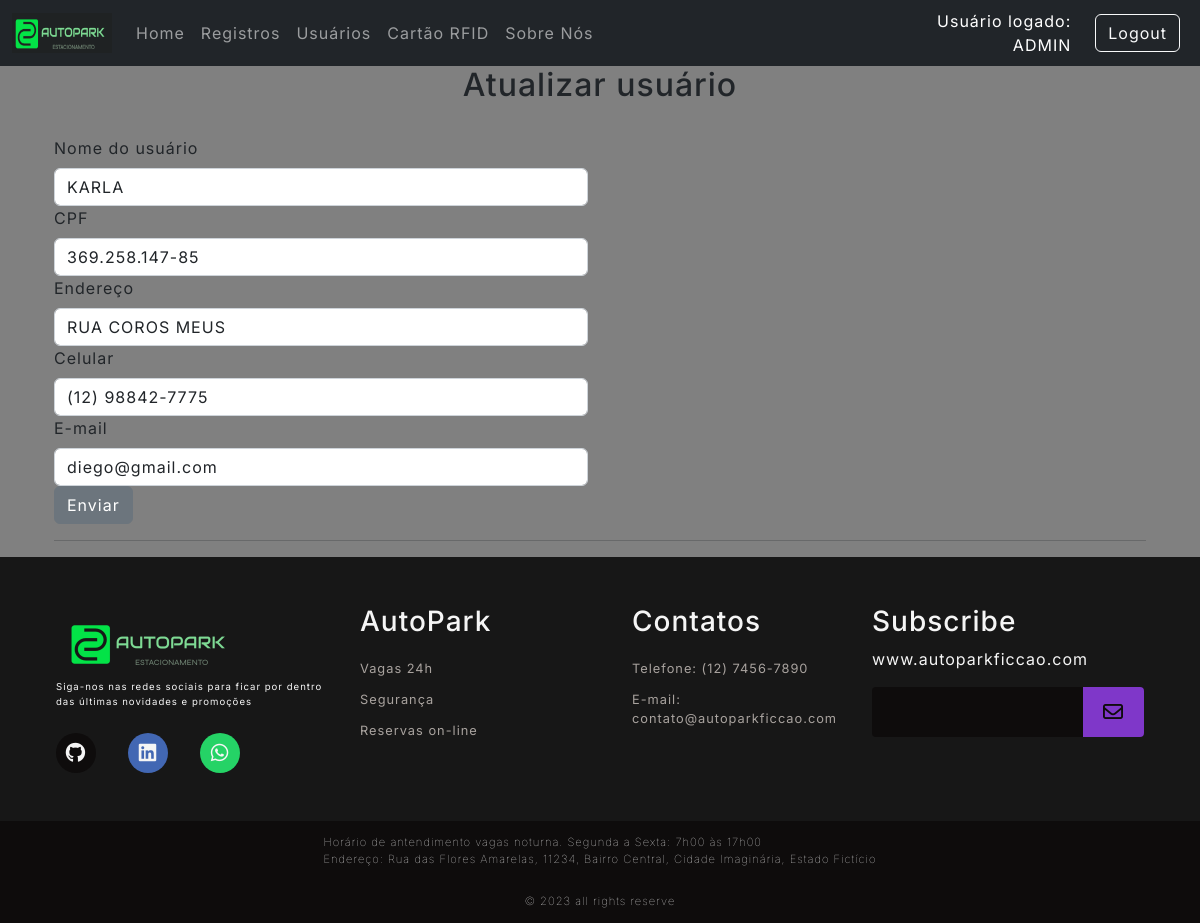
Screenshot of /user/3/updateUser (signed in) with the database file from the repository.
### Src/Model/BancoDados.py (models this page shows, shortened)
class Usuarios(UserMixin,db.Model):
  __tablename__= "Usuarios"
  id = db.Column(db.Integer, primary_key=True, autoincrement=True)
  cpf = db.Column(db.Integer, unique=True)
  codUser = db.Column(db.Integer, unique=True)
  nome = db.Column(db.String(150))
  endereco = db.Column(db.String(150))
  contato = db.Column(db.String(150))
  email = db.Column(db.String(150))
  senha = db.Column(db.String(150))
  status = db.Column(db.String(3))

### Src/View/User.py (the view, shortened to what this page needs)
@User.route('/<int:id>/updateUser', methods=['GET','POST'])
@login_required
def updateUser(id):
  _user = Usuarios.query.filter_by(id=id).first()
  return render_template('atualizarUsuarios.html', user=_user)

### Src/View/Login.py (called while the page is built)
@login_manager.user_loader
def load_user(employee_id):
  usuario = Usuarios.query.filter_by(id=employee_id).first()
  return usuario

### Templates/atualizarUsuarios.html (shortened to what this page needs)
{% extends 'base.html' %}
{% block conteudo %}
<h2 style="text-align: center;">Atualizar usuário</h2><br>
<div class="container">
<form method="POST" action="{{url_for('router.user.updateUser', id=user.id)}}">
  <div class="row">
    <div class="col-sm-6">
      <label class="form-label" for="form3Example4">Nome do usuário</label>
      <input type="text" class="form-control" name="nome" value="{{user.nome}}">
      <label class="form-label" for="form3Example4">CPF</label>
      <input type="text" minlength="11" maxlength="11" class="form-control" id="cpf" name="cpf" value="{{user.cpf}}">
      <label class="form-label" for="form3Example4">Endereço</label>
      <input type="text" class="form-control" name="endereco" value="{{user.endereco}}">
      <label class="form-label" for="form3Example4">Celular</label>
      <input type="text" class="form-control" name="contato" value="{{user.contato}}" id="celular">
      <label class="form-label" for="form3Example4">E-mail</label>
      <input type="text" class="form-control" name="email" value="{{user.email}}">
      <button type="submit" name="bt1" value="1" class="btn btn-secondary">Enviar</button>
    </div>
  </div>
  <hr>
</div>
{% endblock conteudo %}

### Templates/top.html
<div id="containers">
    <nav class="navbar navbar-expand-lg navbar-dark bg-dark">
        <div class="container-fluid">
            <a class="navbar-brand" href="{{url_for('router.home.index')}}">
                <img src="{{url_for('static', filename='Images/LogoNavi.png')}}" style="width: 100px; height: 40px;">
            </a>
            <div class="collapse navbar-collapse" id="navbarSupportedContent">
                <ul class="navbar-nav me-auto mb-2 mb-lg-0">
                    <li class="nav-item">
                        <a class="nav-link" href="{{url_for('router.home.index')}}">Home</a>
                    </li>
                    {% if current_user.nome == "ADMIN" %}
                    <li class="nav-item">
                        <a class="nav-link" href="{{url_for('router.traffic.list')}}">Registros</a>
                    </li>
                    <li class="nav-item">
                        <a class="nav-link" href="{{url_for('router.user.listUser')}}">Usuários</a>
                    </li>
                    <li class="nav-item">
                        <a class="nav-link" href="{{url_for('router.cadCartao.ListCartao')}}">Cartão RFID</a>
                    </li>
                    {% elif current_user.nome  %}
                    <li class="nav-item">
                        <a class="nav-link" href="{{ url_for('router.user.listUser')}}">Usuários</a>
                    </li>
                    {% elif current_user.nome  %}
                    <li class="nav-item">
                        <a class="nav-link" href="{{url_for('router.user.listUser')}}">Usuários</a>
                    </li>
                    {% endif %}
                    <li class="nav-item" style="width: 120px;">
                        <a class="nav-link" href="{{url_for('router.about.sobre')}}">Sobre Nós</a>
                    </li>
                </ul>
                {% if not current_user.nome %}
                <div class="text-end" style="width: 200px;">
                    <a type="button" class="btn btn-outline-light me-2"
                        href="{{url_for('router.login.login')}}">Login</a>
                </div>
                {% else %}
                <div class="text-end me-4" style="text-align:right; color:white; width:300px ">
                    Usuário logado:<br>{{current_user.nome}}
                </div>
                <div class="text-end">
                    <a type="button" class="btn btn-outline-light me-2"
                        href="{{url_for('router.login.logout')}}">Logout</a>
                </div>
                {% endif %}
            </div>
        </div>
    </nav>
</div>

### Public/style.css (style rules this page uses)
:root { --color-neutral-0: #0e0c0c; --color-neutral-10: #171717; --color-neutral-30: #a8a29e; --color-neutral-40: #f5f5f5; --color-neutral-50: #808080; }
* { font-family: 'Inter', sans-serif; margin: 0; padding: 0; box-sizing: border-box; letter-spacing: 1px; }
body { background: var(--color-neutral-50); }

### rows the page displays
Usuarios: nome "ADMIN"
Usuarios: nome "KARLA", cpf "369.258.147-85", endereco "RUA COROS MEUS", contato "(12) 98842-7775", email "diego@gmail.com"
